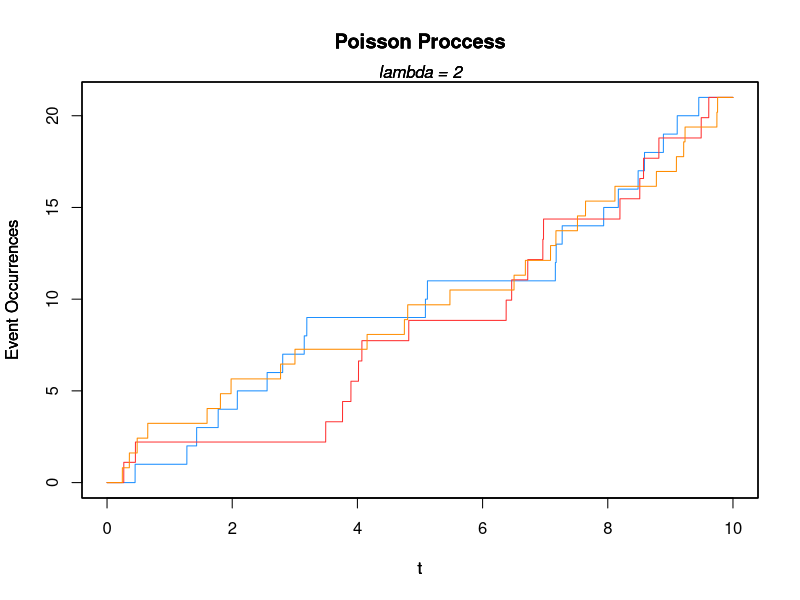

Here is the R script that generated this plot: (Note: a time limit stopped this script after it produced the figure.)
# Manually simulating Poisson Process in R

  # Basic Concepts of the Poisson Process - write a function that simulates a poisson process with the following assumptions:

     # Independent random variables and non-overlapping intervals

     # Random variables has the same probability distribution; distribution only is affected by the length of the interval
  
     # if Δt -> 0 then pi(Δt) ~ λΔt  Δt > 0

     # ∑pk(Δt) ~ 0 from k=2 to infinity

     # X0 = 0; p0(0) = 1

# Poisson Process Function
poisson_process <- function(lambda, t, dt){ # parameters 
  r <- (t/dt) # e.g. T/dt = 1000
  v <- numeric(r + 1) # numeric vector
  v[1] = 0 # assumption No.1 - X0 = 0; p0(0) = 1
  
  x <- c(1, 0)
  c <- replicate(r, rbinom(x, 1, (lambda*(dt + 1e-6)))) # set of random variables ~B(p)
  
  for(i in 1:r){
    v[i + 1] <- sum(c[1:i]) # cumulative sums of Bernoulli variables
  }
  
  return(v)
  
}

poisson_process(2, 10, 0.01)

r <- 10000
interval <- seq(0, 10, by = 0.001)

# Simulations
fst_simulation <-poisson_process(2, 10, 0.001) # store poisson_process results
snd_simulation <-poisson_process(2, 10, 0.001) 
trd_simulation <-poisson_process(2, 10, 0.001) 


plot(interval, fst_simulation, main = 'Poisson Proccess',
     xlab = 't', ylab = 'Event Occurrences', type = 'l', col = "dodgerblue")
mtext(substitute(paste(italic("lambda = 2"))), side = 3)
par(new=TRUE)
plot(interval, snd_simulation, main = 'Poisson Proccess',
     xlab = 't', ylab = 'Event Occurrences', type = 'l', col = "firebrick1", xaxt = 'na', yaxt = 'na')
mtext(substitute(paste(italic("lambda = 2"))), side = 3)
par(new=TRUE)
plot(interval, trd_simulation, main = 'Poisson Proccess',
     xlab = 't', ylab = 'Event Occurrences', type = 'l', col = "darkorange", xaxt = 'na',  yaxt = 'na')
mtext(substitute(paste(italic("lambda = 2"))), side = 3)

freq <- c() # empty vector 
for (i in 1:10000){ # loop for run the poisson process 10,000 times
  process <- poisson_process(0.5, 1, 0.0001)
  f <- max(process)
  freq <- append(f, freq) # storing frequencies in vector freq
}

frequencies <- table(freq)

# Poisson distribution parameters
lambda <- 0.5
l <- length(frequencies)
x <- 0:l

barplot(prop.table(frequencies), main = 'Poisson Distribution', xlab = 'Occurrences', ylab = 'Proportion', col = "dodgerblue", space = 0) # plotting frequencies
mtext(substitute(paste(italic("lambda = 0.5"))), side = 3)
par(new=TRUE)
plot(dpois(x, lambda), xlab = "", ylab = "", xaxt = 'na', yaxt = 'na', col = 'firebrick1', type = 'l')
